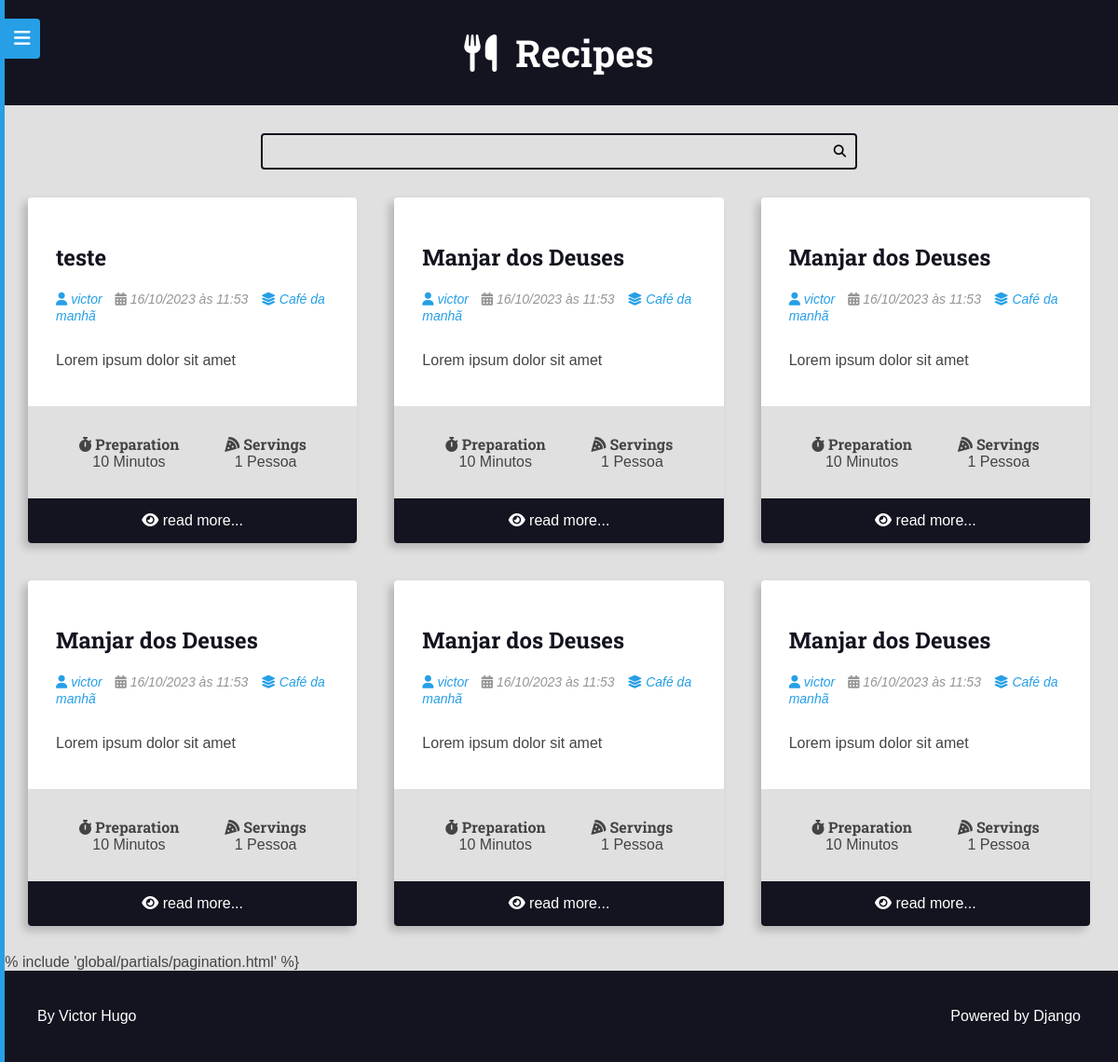
Before: /recipes/category/1/ with the older database file.
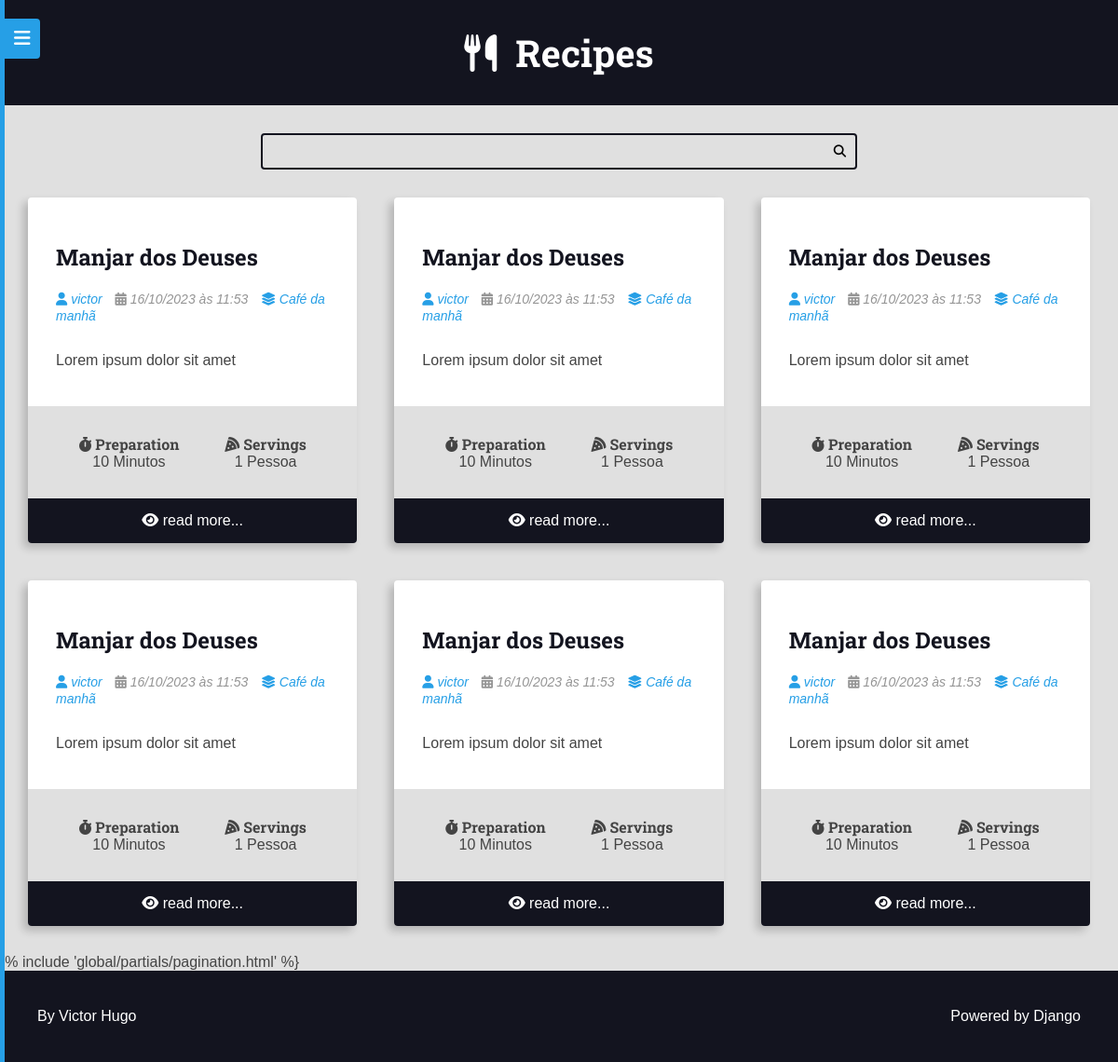
After: the same page with the newer database file.
### recipes/models.py (models this page shows, shortened)
class Recipe(models.Model):
    objects = RecipeManager()
    title = models.CharField(max_length=65, verbose_name=_('Title'))
    description = models.CharField(max_length=165)
    slug = models.SlugField(unique=True)
    preparation_time = models.IntegerField()
    preparation_time_unit = models.CharField(max_length=65)
    servings = models.IntegerField()
    servings_unit = models.CharField(max_length=65)
    preparation_steps = models.TextField()
    preparation_steps_is_html = models.BooleanField(default=False)
    created_at = models.DateTimeField(auto_now_add=True)
    updated_at = models.DateTimeField(auto_now=True)
    is_published = models.BooleanField(default=False)
    cover = models.ImageField(
        upload_to='recipes/covers/%Y/%m/%d/',
        blank=True,
        default='')
    category = models.ForeignKey(
        Category, on_delete=models.SET_NULL, null=True, blank=True,
        default=None,
    )
    author = models.ForeignKey(
        User, on_delete=models.SET_NULL, null=True
    )
    tags = models.ManyToManyField(Tag, blank=True, default='')
    def get_absolute_url(self):
        return reverse('recipes:recipe', args=(self.id,))
    class Meta:
        verbose_name = _('Recipe')
        verbose_name_plural = _('Recipes')

class Category(models.Model):
    name = models.CharField(max_length=65)

### recipes/views/site.py (the view)
class RecipeListViewCategory(RecipeListViewBase):
    template_name = 'recipes/pages/category.html'
    def get_queryset(self, *args, **kwargs):
        qs = super().get_queryset(*args, **kwargs)
        qs = qs.filter(
            category__id=self.kwargs.get('category_id')
        )
        if not qs:
            raise Http404()
        return qs
    def get_context_data(self, *args, **kwargs):
        ctx = super().get_context_data(*args, **kwargs)
        category_translation = _('Category')
        ctx.update({
            'title': f'{ctx.get("recipes")[0].category.name} - '
            f'{category_translation} | '
        })
        return ctx

### recipes/views/site.py (called while the page is built)
    def get_queryset(self, *args, **kwargs):
        qs = super().get_queryset(*args, **kwargs)
        qs = qs.filter(
            is_published=True,
        )
        qs = qs.select_related('author', 'category', 'author__profile')
        qs = qs.prefetch_related('tags')
        return qs

    def get_context_data(self, *args, **kwargs):
        ctx = super().get_context_data(*args, **kwargs)
        page_obj, pagination_range = make_pagination(
            self.request,
            ctx.get('recipes'),
            PER_PAGE
        )
        html_language = translation.get_language()
        ctx.update(
            {
                'recipes': page_obj,
                'pagination_range': pagination_range,
                'html_language': html_language,
            }
        )
        return ctx

### recipes/templates/recipes/pages/category.html (shortened to what this page needs)
{% extends 'global/base.html' %}
{% block content %}
<div class="main-content main-content-list container">
    {% for recipe in recipes %}
        {% include 'recipes/partials/recipe.html' %}
    {% endfor %}
</div>
{% endblock content %}

### recipes/templates/recipes/partials/recipe.html (shortened to what this page needs)
{% load i18n %}
<div class="recipe recipe-list-item">
  {% if recipe.cover %}
    <div class="recipe-cover">
    </div>
  {% endif %}
  <div class="recipe-title-container">
      <h2 class="recipe-title">
        <a href="{{ recipe.get_absolute_url }}">
          {{ recipe.title }}
        </a>
      </h2>
  </div>
  <div class="recipe-author">
    {% if recipe.author is not None %}
      <span class="recipe-author-item">
        {% if recipe.author.profile %}
          <a href="{% url 'authors:profile' recipe.author.profile.id %}">
        {% endif %}
        <i class="fas fa-user"></i>
        {% if recipe.author.first_name %}
          {{ recipe.author.first_name }} {{ recipe.author.last_name }}
        {% else %}
          {{recipe.author.username}}
        {% endif %}
        {% if recipe.author.profile %}
          </a>
        {% endif %}
      </span>
    {% endif %}
    <span class="recipe-author-item">
      <i class="fas fa-calendar-alt"></i>
      {{ recipe.created_at|date:"d/m/Y" }} às {{ recipe.created_at|date:"H:i" }}
    </span>
    {% if recipe.category is not None %}
      <span class="recipe-author-item">
          <a href="{% url 'recipes:category' recipe.category.id %}">
            <i class="fas fa-layer-group"></i>
            <span>{{ recipe.category.name }}</span>
          </a>
        </span>
    {% endif %}
  </div>
  <div class="recipe-content">
    <p>{{ recipe.description }}</p>
  </div>
  <div class="recipe-meta-container">
    <div class="recipe-meta recipe-preparation">
      <h3 class="recipe-meta-title">
        <i class="fas fa-stopwatch"></i> {% translate 'Preparation' %}
      </h3>
      <div class="recipe-meta-text">
        {{ recipe.preparation_time }} {{ recipe.preparation_time_unit }}
      </div>
    </div>
    <div class="recipe-meta recipe-servings">
      <h3 class="recipe-meta-title">
        <i class="fas fa-pizza-slice"></i> {% translate 'Servings' %}
      </h3>
      <div class="recipe-meta-text">
        {{ recipe.servings }} {{ recipe.servings_unit }}
      </div>
    </div>
  </div>
  {% if is_detail_page is not True %}
  <footer class="recipe-footer">
    <a
      class="recipe-read-more button button-dark button-full-width"
      href="{% url 'recipes:recipe' recipe.id %}"
    >
      <i class="fas fa-eye"></i>
      <span>{% translate 'read more' %}...</span>
    </a>
  </footer>
  {% endif %}
</div>

Changed rows visible on the page:
removed Recipe: title "teste", author.username "victor", created_at "16/10/2023", created_at "11:53", category.name "Café da manhã", description "Lorem ipsum dolor sit amet", preparation_time "10", preparation_time_unit "Minutos", servings "1", servings_unit "Pessoa"
now on this page (row unchanged): Recipe: title "Manjar dos Deuses", author.username "victor", created_at "16/10/2023", created_at "11:53", category.name "Café da manhã", description "Lorem ipsum dolor sit amet", preparation_time "10", preparation_time_unit "Minutos", servings "1", servings_unit "Pessoa"
